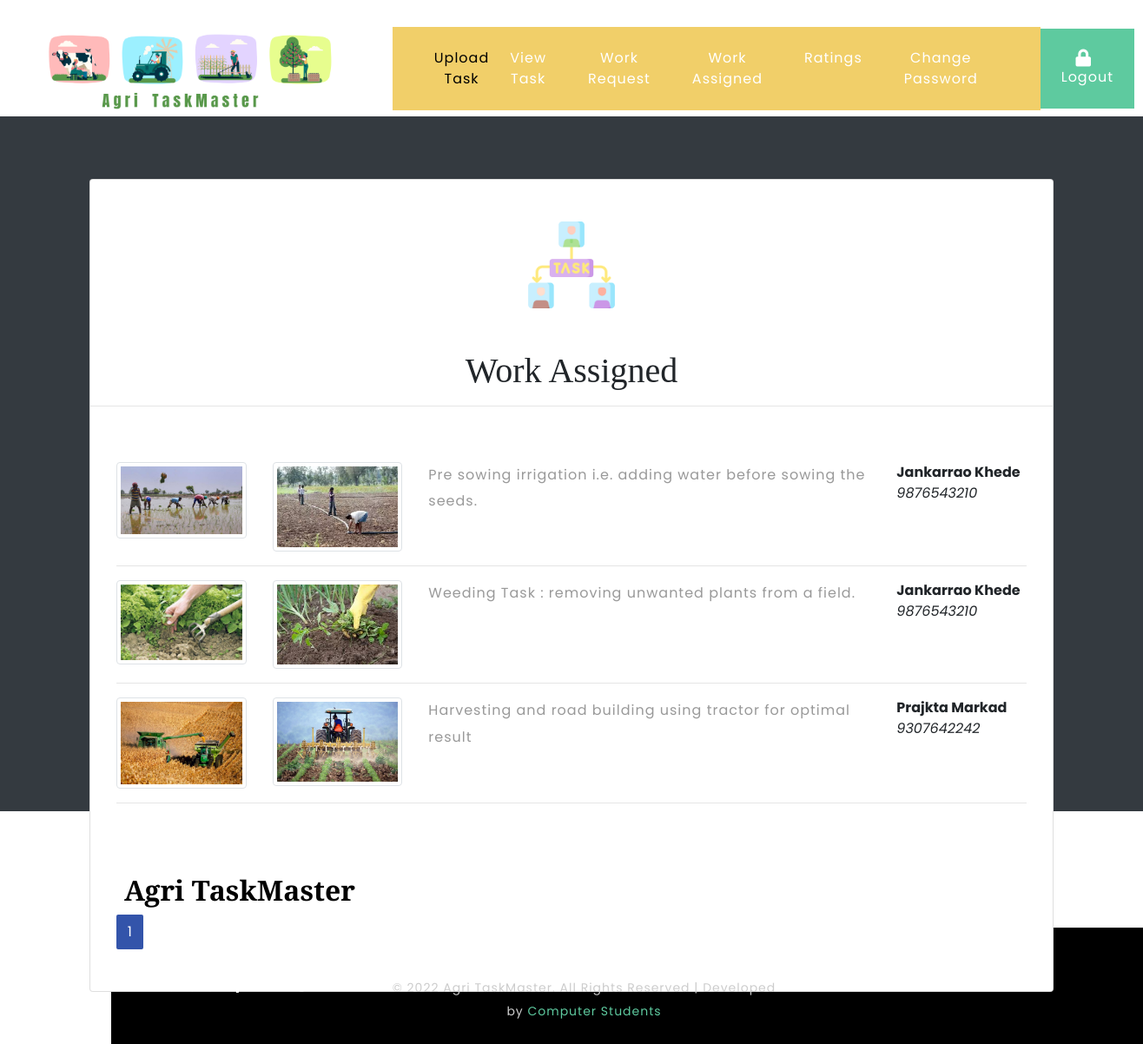
The page /workassigned (signed in) on the database its author committed.
### app/models.py (models this page shows)
class WorkStatus(models.Model):
    id = models.TextField(primary_key=True)
    taskid = models.TextField()
    fname = models.TextField()
    fmobile = models.TextField()
    task = models.TextField()
    lmobile = models.TextField()
    lname = models.TextField()
    lskills = models.TextField()
    lstatus = models.TextField()
    fstatus = models.TextField()
    class Meta:
        db_table = 'tblWorkStatus'

### app/views.py (the view)
# urls.py: path('workassigned', app.views.workassigned),
def workassigned(request):
    if 'flogin' in request.session and request.session['flogin']:
        fmobile = request.session['fmobile']
        ds = WorkStatus.objects.filter(fmobile=fmobile, lstatus='accepted', fstatus='accepted')
        page_number = request.GET.get('page')
        paginator = Paginator(ds, 5)
        try:
            tasks = paginator.page(page_number)
        except PageNotAnInteger:
            tasks = paginator.page(1)
        except EmptyPage:
            tasks = paginator.page(paginator.num_pages)
        return render(request, 'farmer/workassigned.html', {'tasks': tasks})
    else:
        return redirect(login)

### templates/farmer/workassigned.html (shortened to what this page needs)
{% extends "farmer/base.html" %}
{% block content %}
	<section class="h-100 bg-dark">
		<div class="container py-5 h-100">
			<div class="row d-flex justify-content-center align-items-center h-100">
				<div class="col">
					<div class="card card-registration my-4">
                        <div class="container py-5 h-100">
                            <img src="static/images/workassigned.png" height="100" class="rounded mx-auto d-block" alt="...">
                        </div>
                        <div class="row justify-content-center">
                                    <h1>Work Assigned</h1>
                        </div>
                        <hr style="width:100%;text-align:left;margin-left:0">
                        <div class="container" >
                            <div class="container py-5 h-100">
                                {% for task in tasks %}
                                <div class="row">
                                    <div class="col-md-2">
                                        <img src="media/task/{{task.taskid}}1.jpg" class="img-thumbnail"/>
                                    </div>
                                    <div class="col-md-2">
                                        <img src="media/task/{{task.taskid}}2.jpg" class="img-thumbnail"/>
                                    </div>
                                    <div class="col-md-6">
                                        <p>{{ task.task }}</p>
                                    </div>
                                    <div class="col-md-2">
                                        <b>{{ task.lname }}</b>
                                        <i>{{ task.lmobile }}</i>
                                    </div>
                                </div>
                                <hr>
                                {% endfor %}
                            </div>
                            <div class="container py-5 h-100">
                                <div class="pagination">
                                    {% for num in tasks.paginator.page_range %}
                                    {% if tasks.number == num %}
                                    <span class="pagination-number pagination-current">{{ num }}</span>
                                    {% elif num > tasks.number|add:'-3' and num < tasks.number|add:'3' %}
                                    <a class="pagination-number" href="?page={{ num }}">{{ num }}</a>
                                    {% endif %}
                                    {% endfor %}
                                </div>
                            </div>
					    </div>
			        </div>
		        </div>
            </div>
        </div>
    </section>
{% endblock %}

### static/css/style.css (style rules this page uses)
body { padding: 0; margin: 0; background: #FFF; font-family: 'Poppins', sans-serif; }
h1, h2, h3, h4, h5, h6 { margin: 0; padding: 0; font-family: 'Playfair Display', serif; }
p { margin: 0; padding: 0; font-size: 16px; letter-spacing: 1px; line-height: 1.9; color: #999; font-family: 'Poppins', sans-serif; }

### templates/farmer/base.html (style rules this page uses)
.pagination { text-align: center; margin-top: 1em; }
.pagination-number { padding: 0.5em 0.8em; border-radius: 2px; color: #fff; background-color: #6D85C7; }
.pagination-number:hover, .pagination-current { background-color: #3354AA; }

### rows shown on the page
WorkStatus: taskid (picture), task "Pre sowing irrigation i.e. adding water before sowing the seeds.", lname "Jankarrao Khede", lmobile "9876543210"
WorkStatus: taskid (picture), task "Weeding Task : removing unwanted plants from a field.", lname "Jankarrao Khede", lmobile "9876543210"
WorkStatus: taskid (picture), task "Harvesting and road building using tractor for optimal result", lname "Prajkta Markad", lmobile "9307642242"

### other values the page prints
{{ num }} "1"
